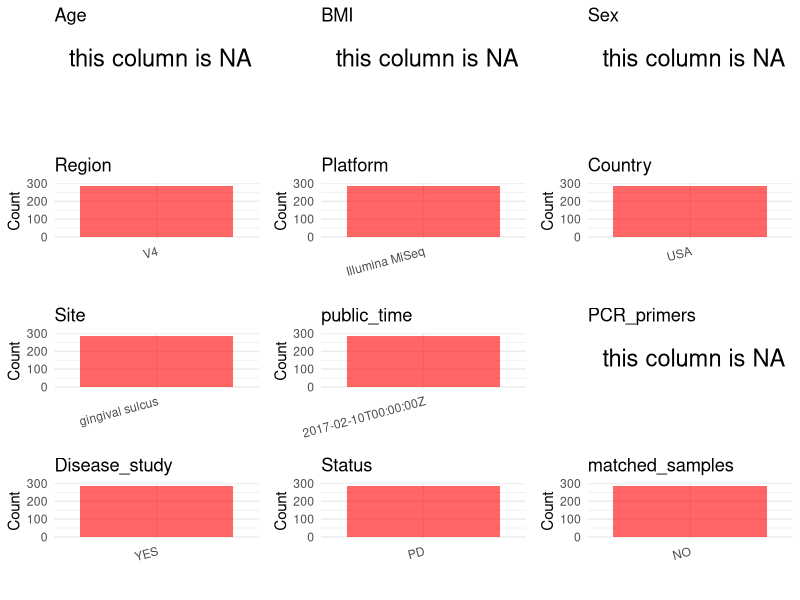

This chart was generated by the following R code: (Note: this script raises an error after producing the figure.)
## ---- chunk 1
# Load necessary libraries
library(dplyr)
library(ggplot2)
library(cowplot)

# Set working directory (update this path to your local directory)
setwd("D:/oral_project/PRJEB19122")

# Read the initial metadata files
initial_meta<-read.csv("SraRunTable.csv",header = T)

# Combine the two metadata files
#meta <- rbind(initial_meta, initial_meta1)

#Remove entries non-oral samples
#initial_meta <- subset(initial_meta,isolate %in% c("saliva","tongue coat"))

# Check the number of samples containing "HT" in Sample.Name (e.g., healthy controls)
#nrow(subset(meta, grepl("HT", Sample.Name)))

# Display the first few rows of the metadata
head(initial_meta)
## ---- chunk 2
# Create a uniform metadata dataframe
metadata <- data.frame(
  BioProject = initial_meta$BioProject,
  Run = initial_meta$Run,
  sample_name = initial_meta$Library.Name,
  Age = NA,
  BMI = NA,
  Sex = NA,
  Region = initial_meta$target_subfragment..exp.,
  Platform = initial_meta$Instrument,
  Country = initial_meta$geo_loc_name_country,
  Site = gsub("UBERON:", "", initial_meta$body_site),
  public_time = initial_meta$ReleaseDate,
  PCR_primers = NA,
  stringsAsFactors = FALSE
)
## ---- chunk 3
# Add information obtained from the publication
metadata$title <- "Multi-omics analysis of periodontal pocket microbial communities pre- and posttreatment."
metadata$Disease_study <- "YES"
# Assign disease status based on sample_name patterns
metadata$Status <- "PD"

#get subjects id with Saliva available
keep_subjects<-subset(metadata,Site %in% "gingival sulcus")
#remove subjects without Saliva samples
metadata<-subset(metadata,sample_name %in% keep_subjects$sample_name)
#get subjects sampling counts
sample_counts <- table(metadata$sample_name)
# Create matched_samples column, any subjects have >=2 samples will be label "YES", otherwise "NO"
metadata$matched_samples <- ifelse(metadata$sample_name %in% names(sample_counts[sample_counts >= 2]), "YES", "NO")
## ---- chunk 4
# Check the number of unique runs and sample names
print(paste("Number of unique runs:", length(unique(metadata$Run))))
print(paste("Number of unique sample names:", length(unique(metadata$sample_name))))
## ---- chunk 5
# Select columns for visualization
plot_data <- metadata %>%
  select(-BioProject, -Run, -sample_name, -title)

# Function to create simple plots for each column
create_simple_plots <- function(data) {
  plots <- list()
  
  for (col in colnames(data)) {
    # Check if the column is all NA
    if (all(is.na(data[[col]]))) {
      # Create an empty plot with text indicating all NA
      p <- ggplot() +
        annotate("text", x = 0.5, y = 0.5, label = "this column is NA", size = 6) +
        labs(title = col) +
        theme_void()
    } else if (is.numeric(data[[col]])) {
      # Numeric variable: histogram
      p <- ggplot(data, aes(x = .data[[col]])) +
        geom_histogram(fill = "blue", alpha = 0.6, bins = 20, na.rm = TRUE) +
        labs(title = col) +
        theme_minimal()
    } else {
      # Categorical variable: bar plot (remove NA values)
      count_data <- as.data.frame(table(data[[col]], useNA = "ifany"))
      p <- ggplot(count_data, aes(x = reorder(Var1, -Freq), y = Freq)) +
        geom_col(fill = "red", alpha = 0.6) +
        labs(title = col, x = NULL, y = "Count") +
        theme_minimal() +
        theme(axis.text.x = element_text(angle = 15, hjust = 1))
    }
    plots[[col]] <- p
  }
  
  return(plots)
}

# Generate and arrange plots
plots <- create_simple_plots(plot_data)
p<-plot_grid(plots$Age, 
          plots$BMI, 
          plots$Sex, 
          plots$Region, 
          plots$Platform, 
          plots$Country, 
          plots$Site,
          plots$public_time, 
          plots$PCR_primers,
          plots$Disease_study,
          plots$Status,
          plots$matched_samples,# add 
          ncol = 3, align = "hv", axis = "lb")
ggsave("Metadata_Summary.png", plot = p, width = 8, height = 6, dpi = 150)
## ---- chunk 6
knitr::include_graphics("Metadata_Summary.png")
## ---- chunk 7
# Reorder columns to match the desired format
metadata <- metadata[, c(
  "BioProject", "Run", "sample_name", "Age", "BMI", "Sex", 
  "Region", "Platform", "Country", "Site", "public_time", 
  "PCR_primers", "title", "Disease_study", "Status","matched_samples"
)]

# Export the uniform metadata to a CSV file
write.csv(metadata, file = "metadata.csv", quote = FALSE)
head(metadata)
